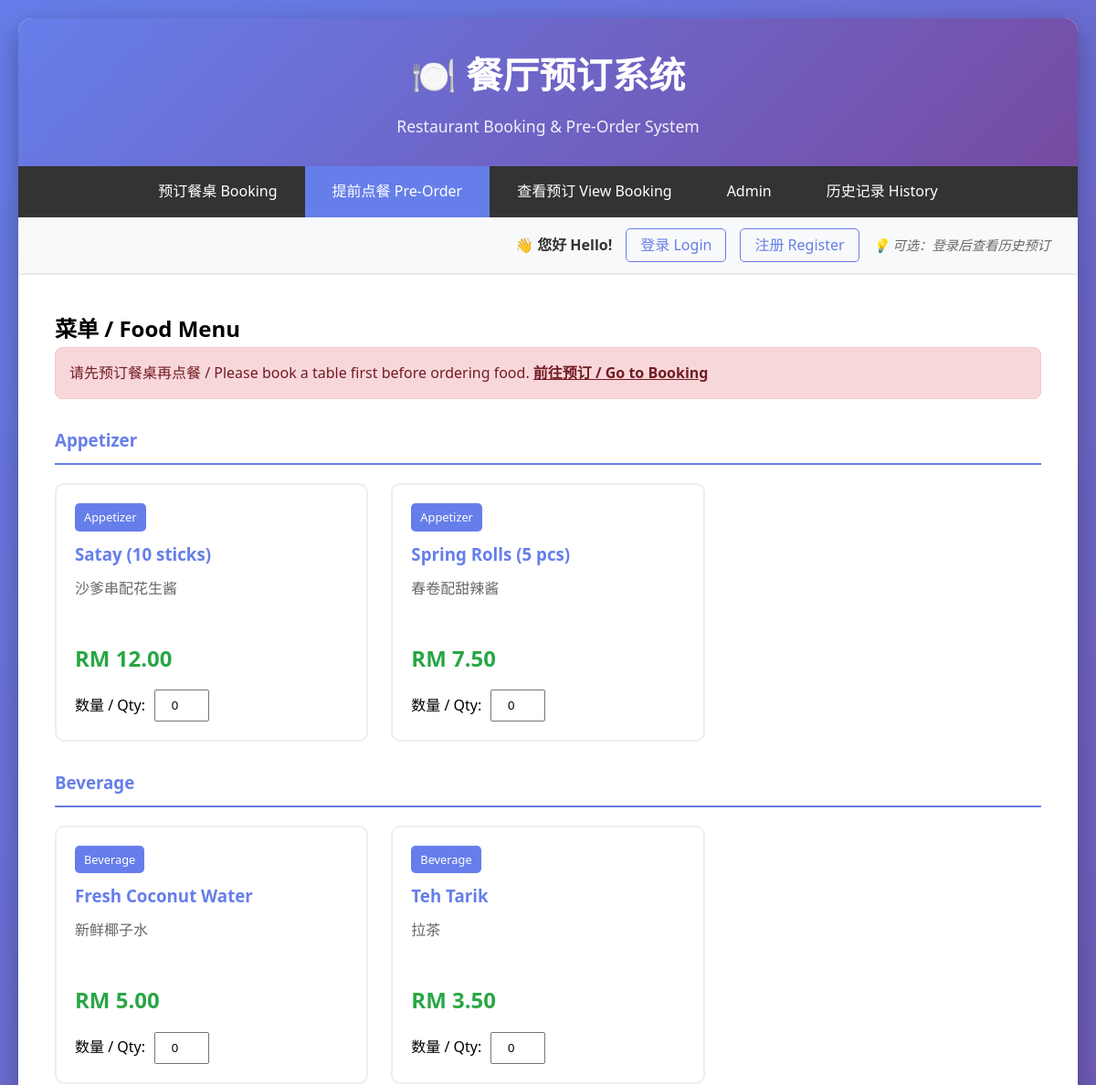
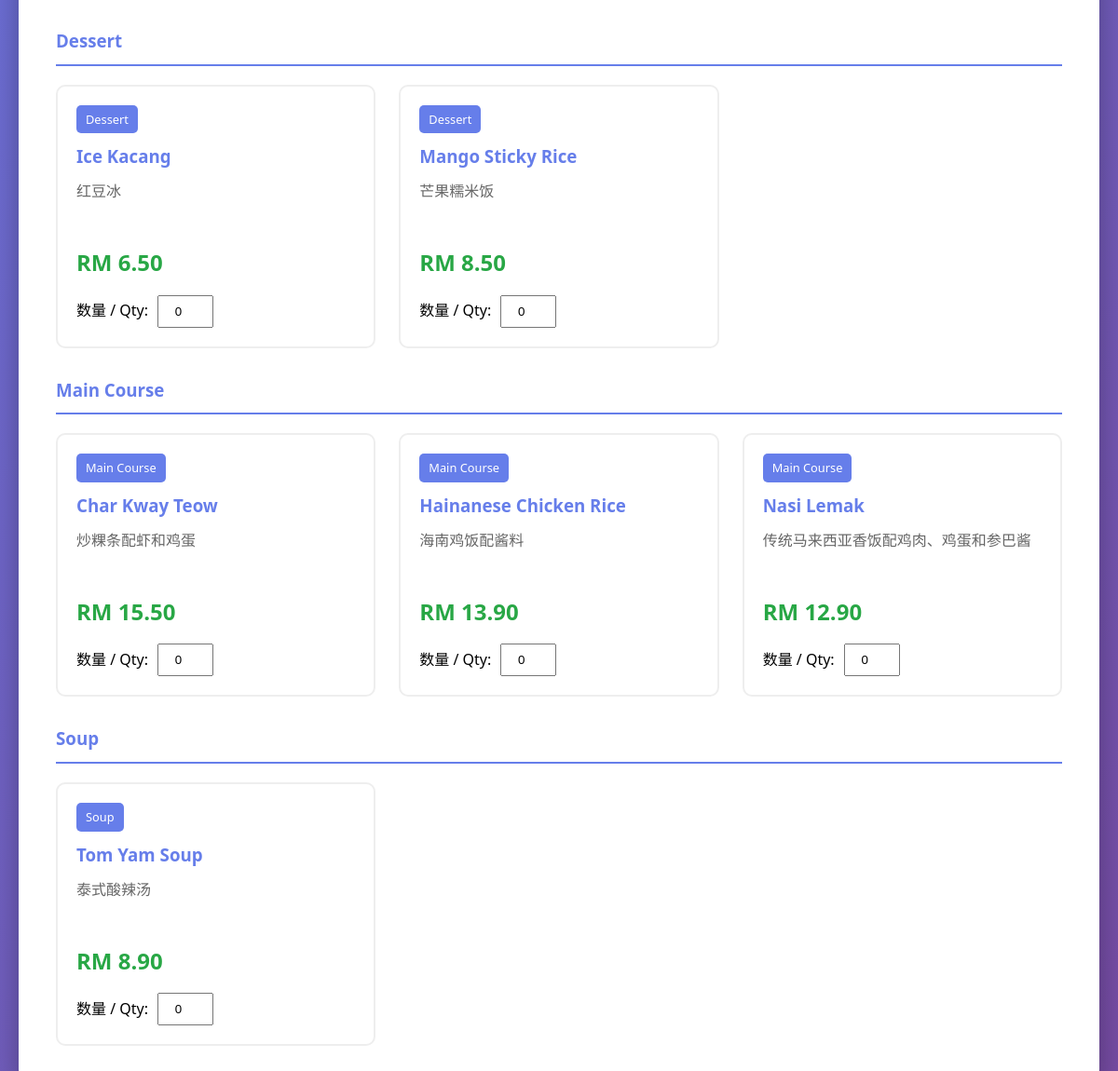
Page /menu.php on the committed database (2 pictures, top to bottom).
### tables this page shows
CREATE TABLE IF NOT EXISTS food_menu (
    id INT AUTO_INCREMENT PRIMARY KEY,
    name VARCHAR(100) NOT NULL,
    description TEXT,
    category VARCHAR(50) NOT NULL,
    price DECIMAL(10, 2) NOT NULL,
    image_url VARCHAR(255),
    available BOOLEAN DEFAULT TRUE,
    created_at TIMESTAMP DEFAULT CURRENT_TIMESTAMP
);

### menu.php (the view, shortened to what this page needs)
<?php
$booking_id = isset($_GET['booking_id']) ? intval($_GET['booking_id']) : (isset($_SESSION['booking_id']) ? $_SESSION['booking_id'] : null);
$conn = getDBConnection();
$sql = "SELECT * FROM food_menu WHERE available = TRUE ORDER BY category, name";
$result = $conn->query($sql);
$menu_items = [];
if ($result->num_rows > 0) {
    while($row = $result->fetch_assoc()) {
        $menu_items[] = $row;
    }
}
$grouped_menu = [];
foreach ($menu_items as $item) {
    $grouped_menu[$item['category']][] = $item;
}
$is_ordering_closed = false;
?>
<!DOCTYPE html>
<html lang="zh">
<head>
    <link rel="stylesheet" href="style.css">
</head>
<body>
    <div class="container">
        <div class="header">
            <h1>🍽️ 餐厅预订系统</h1>
            <p>Restaurant Booking & Pre-Order System</p>
        </div>
        <div class="nav">
            <a href="index.php">预订餐桌 Booking</a>
            <a href="menu.php" class="active">提前点餐 Pre-Order</a>
            <a href="view_booking.php">查看预订 View Booking</a>
            <a href="admin.php">Admin</a>
            <a href="history.php">历史记录 History</a>
        </div>
        <div class="user-status-bar">
            <?php if (isset($_SESSION['user_id'])): ?>
                <div class="user-info">
                    <span class="user-welcome">👤 欢迎, <?php echo htmlspecialchars($_SESSION['user_name']); ?> / Welcome</span>
                    <a href="my_bookings.php" class="user-link">我的预订 My Bookings</a>
                    <?php if (isset($_SESSION['is_admin']) && $_SESSION['is_admin']): ?>
                        <a href="admin.php" class="user-link" style="background: #dc3545; color: white;">⚙️ 管理后台 Admin Panel</a>
                    <?php endif; ?>
                    <a href="logout.php" class="user-link logout">登出 Logout</a>
                </div>
            <?php else: ?>
                <div class="user-info">
                    <span class="user-welcome">👋 您好 Hello!</span>
                    <a href="login.php" class="user-link">登录 Login</a>
                    <a href="register.php" class="user-link">注册 Register</a>
                    <span class="guest-note">💡 可选：登录后查看历史预订</span>
                </div>
            <?php endif; ?>
        </div>
        <div class="content">
            <h2>菜单 / Food Menu</h2>
            <?php if ($booking_id): ?>
                <div class="alert alert-info">
                    预订编号 / Booking ID: <strong>#<?php echo $booking_id; ?></strong>
                </div>
            <?php else: ?>
                <div class="alert alert-error">
                    请先预订餐桌再点餐 / Please book a table first before ordering food.
                    <a href="index.php" style="color: #721c24; text-decoration: underline; font-weight: bold;">前往预订 / Go to Booking</a>
                </div>
            <?php endif; ?>
            <form action="process_order.php" method="POST" id="orderForm" <?php echo $is_ordering_closed ? 'style="opacity: 0.5; pointer-events: none;"' : ''; ?>>
                <?php foreach ($grouped_menu as $category => $items): ?>
                    <h3 style="margin-top: 30px; color: #667eea; border-bottom: 2px solid #667eea; padding-bottom: 10px;">
                        <?php echo htmlspecialchars($category); ?>
                    </h3>
                    <div class="menu-grid">
                        <?php foreach ($items as $item): ?>
                            <div class="menu-item">
                                <span class="category"><?php echo htmlspecialchars($item['category']); ?></span>
                                <h3><?php echo htmlspecialchars($item['name']); ?></h3>
                                <p class="description"><?php echo htmlspecialchars($item['description']); ?></p>
                                <div class="price">RM <?php echo number_format($item['price'], 2); ?></div>
                                <div class="quantity-control">
                                    <label>数量 / Qty:</label>
                                    <input type="number"
                                           name="items[<?php echo $item['id']; ?>]"
                                           min="0"
                                           value="0"
                                           class="item-quantity"
                                           data-price="<?php echo $item['price']; ?>"
                                           data-name="<?php echo htmlspecialchars($item['name']); ?>">
                                </div>
                            </div>
                        <?php endforeach; ?>
                    </div>
                <?php endforeach; ?>
            </form>
        </div>
    </div>
</body>
</html>

### style.css (style rules this page uses)
* { margin: 0; padding: 0; box-sizing: border-box; }
body { font-family: 'Segoe UI', Tahoma, Geneva, Verdana, sans-serif; line-height: 1.6; background: linear-gradient(135deg, #667eea 0%, #764ba2 100%); min-height: 100vh; padding: 20px; }
.container { max-width: 1200px; margin: 0 auto; background: white; border-radius: 15px; box-shadow: 0 10px 30px rgba(0, 0, 0, 0.3); overflow: hidden; }
.header { background: linear-gradient(135deg, #667eea 0%, #764ba2 100%); color: white; padding: 30px; text-align: center; }
.header h1 { font-size: 2.5em; margin-bottom: 10px; }
.header p { font-size: 1.1em; opacity: 0.9; }
.nav { background: #333; display: flex; justify-content: center; padding: 0; }
.nav a { color: white; text-decoration: none; padding: 15px 30px; display: inline-block; transition: background 0.3s; }
.nav a:hover, .nav a.active { background: #667eea; }
.user-status-bar { background: #f8f9fa; border-bottom: 2px solid #e9ecef; padding: 12px 30px; display: flex; justify-content: flex-end; align-items: center; }
.user-info { display: flex; align-items: center; gap: 15px; }
.user-welcome { font-weight: bold; color: #333; }
.user-link { color: #667eea; text-decoration: none; padding: 5px 15px; border-radius: 5px; transition: all 0.3s; border: 1px solid #667eea; }
.guest-note { color: #666; font-size: 0.9em; font-style: italic; }
.content { padding: 40px; }
.menu-grid { display: grid; grid-template-columns: repeat(auto-fill, minmax(280px, 1fr)); gap: 25px; margin-top: 20px; }
.menu-item { border: 2px solid #eee; border-radius: 10px; padding: 20px; transition: transform 0.3s, box-shadow 0.3s; }
.menu-item h3 { color: #667eea; margin-bottom: 10px; }
.menu-item .category { display: inline-block; background: #667eea; color: white; padding: 5px 10px; border-radius: 5px; font-size: 0.8em; margin-bottom: 10px; }
.menu-item .price { font-size: 1.5em; color: #28a745; font-weight: bold; margin: 10px 0; }
.menu-item .description { color: #666; margin: 10px 0; min-height: 60px; }
.quantity-control { display: flex; align-items: center; gap: 10px; margin-top: 15px; }
.quantity-control input { width: 60px; text-align: center; padding: 8px; }
.alert { padding: 15px; border-radius: 8px; margin-bottom: 20px; }
.alert-error { background: #f8d7da; color: #721c24; border: 1px solid #f5c6cb; }

### rows in the picture
food_menu: category "Appetizer", name "Satay (10 sticks)", description "沙爹串配花生酱", price "12.00"
food_menu: category "Appetizer", name "Spring Rolls (5 pcs)", description "春卷配甜辣酱", price "7.50"
food_menu: category "Beverage", name "Fresh Coconut Water", description "新鲜椰子水", price "5.00"
food_menu: category "Beverage", name "Teh Tarik", description "拉茶", price "3.50"
food_menu: category "Dessert", name "Ice Kacang", description "红豆冰", price "6.50"
food_menu: category "Dessert", name "Mango Sticky Rice", description "芒果糯米饭", price "8.50"
food_menu: category "Main Course", name "Char Kway Teow", description "炒粿条配虾和鸡蛋", price "15.50"
food_menu: category "Main Course", name "Hainanese Chicken Rice", description "海南鸡饭配酱料", price "13.90"
food_menu: category "Main Course", name "Nasi Lemak", description "传统马来西亚香饭配鸡肉、鸡蛋和参巴酱", price "12.90"
food_menu: category "Soup", name "Tom Yam Soup", description "泰式酸辣汤", price "8.90"

### other values in the picture
$category "Appetizer"
$category "Beverage"
$category "Dessert"
$category "Main Course"
$category "Soup"
